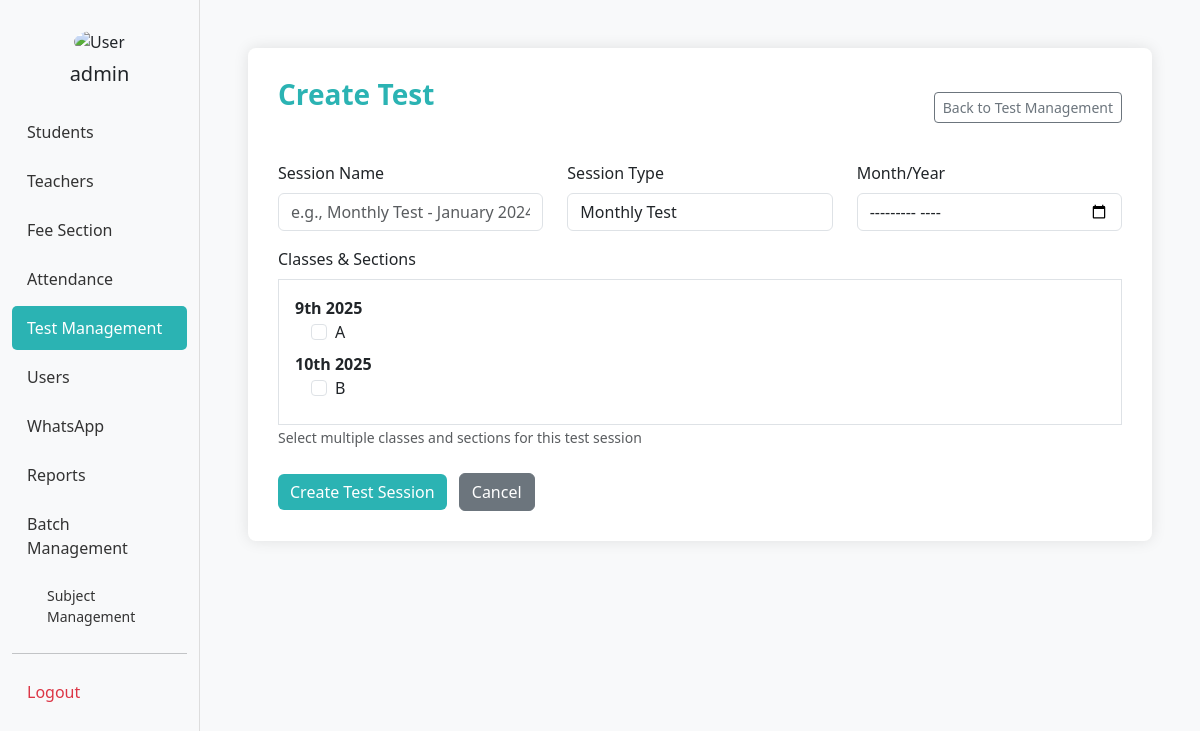
The page /create_test_session/ (signed in) on the database as committed earlier.
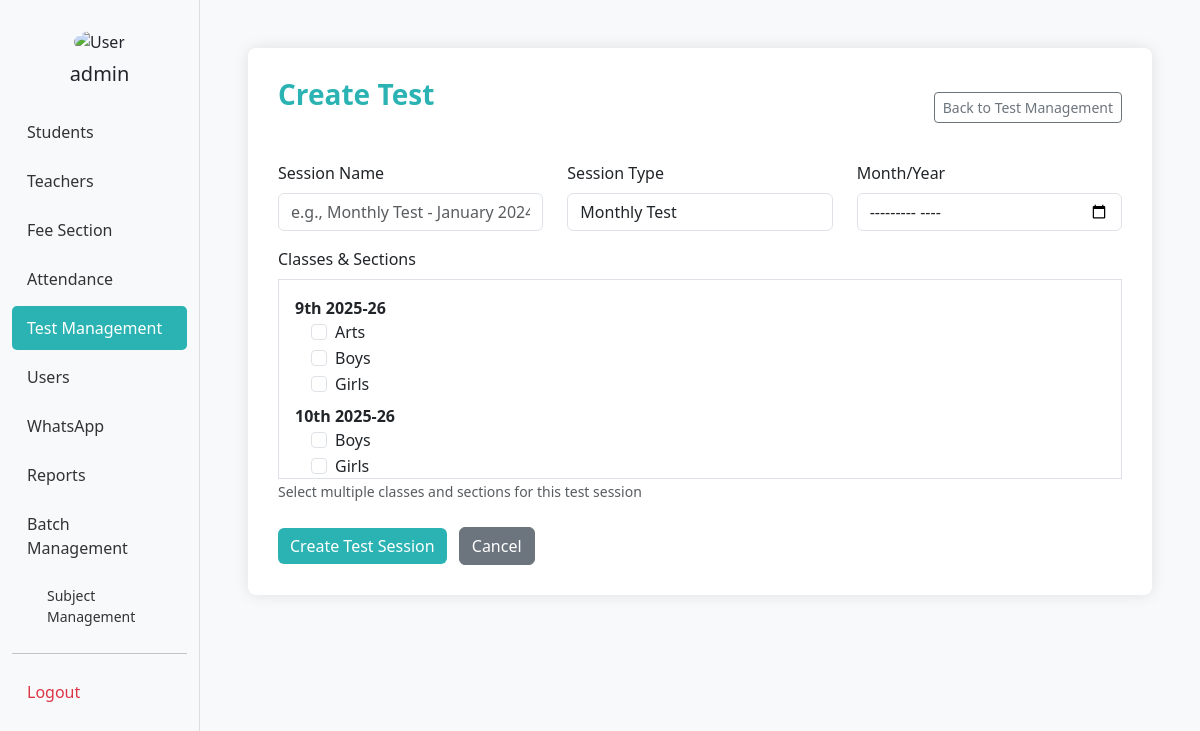
The same page on the database as committed later.
### bri/models.py (models this page shows, shortened)
class Class(models.Model):
    class_name = models.CharField(max_length=15)
    is_active = models.BooleanField(default=True)
    order = models.IntegerField(default=0)
    class Meta:
        ordering = ['order', 'class_name']

class Section(models.Model):
    std_section = models.CharField(max_length=10)
    class_name = models.ForeignKey(Class, on_delete=models.CASCADE, related_name="sections")
    is_active = models.BooleanField(default=True)
    order = models.IntegerField(default=0)
    class Meta:
        ordering = ['order', 'std_section']

### bri/views.py (the view, shortened to what this page needs)
# urls.py: path('create_test_session/', views.create_test_session, name='create_test_session'),
@admin_required
def create_test_session(request):
    classes = Class.objects.prefetch_related('sections').all()
    return render(request, 'create_test_session.html', {'classes': classes})

### bri/views.py (called while the page is built)
def admin_required(view_func):
    @wraps(view_func)
    def wrapper(request, *args, **kwargs):
        user_id = request.session.get('user_id')
        user_role = request.session.get('user_role')
        print(f"Admin check - user_id: {user_id}, user_role: {user_role}")
        if not user_id or user_role != 'admin':
            messages.error(request, "You need admin access to view this page.")
            return redirect('admin_dashboard')
        return view_func(request, *args, **kwargs)
    return wrapper

### bri/templates/create_test_session.html (shortened to what the changed rows need)
<!DOCTYPE html>
<html lang="en">
<head>
  <link href="https://cdn.jsdelivr.net/npm/bootstrap@5.3.0/dist/css/bootstrap.min.css" rel="stylesheet" />
</head>
<body>
  <div class="container-fluid">
    <div class="row">
          {% load static %}
      <div class="col-md-10 p-5">
        <div class="form-section">
          <form method="POST">
            <div class="row mt-3">
              <div class="col-md-12">
                <div class="border p-3" style="max-height: 200px; overflow-y: auto;">
                  {% for class in classes %}
                    <div class="mb-2">
                      <strong>{{ class.class_name }}</strong>
                      <div class="ms-3">
                        {% for section in class.sections.all %}
                          <div class="form-check">
                            <input class="form-check-input" type="checkbox" name="class_sections" value="{{ class.id }}_{{ section.id }}" id="cs_{{ class.id }}_{{ section.id }}">
                            <label class="form-check-label" for="cs_{{ class.id }}_{{ section.id }}">
                              {{ section.std_section }}
                            </label>
                          </div>
                        {% endfor %}
                      </div>
                    </div>
                  {% endfor %}
                </div>
              </div>
            </div>
          </form>
        </div>
      </div>
    </div>
  </div>
</body>
</html>

Rows that differ between the two databases and show on the page:
removed Class: class_name "9th 2025"
removed Section: std_section "A", shown under "9th 2025"
removed Class: class_name "10th 2025"
removed Section: std_section "B", shown under "10th 2025"
added Class: class_name "9th 2025-26"
added Section: std_section "Arts", shown under "9th 2025-26"
added Section: std_section "Boys", shown under "9th 2025-26"
added Section: std_section "Girls", shown under "9th 2025-26"
added Class: class_name "10th 2025-26"
added Section: std_section "Boys", shown under "10th 2025-26"
added Section: std_section "Girls", shown under "10th 2025-26"
